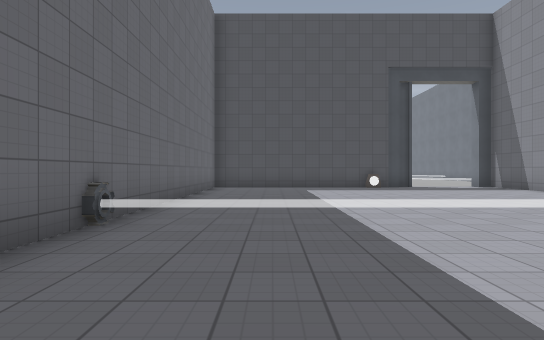
View 1 (above)

17 first-person views from a walk through a level from a Godot 3-D game. The camera is 1.3 m above the floor, looks level and sees 75° across. The floor is counted in squares, 2 m on a side. Each view is taken from the middle of a square. On the plan, view 1 faces up. The plan holds only what a view shows up to about 10 squares ahead; the rest is blank. The place goes on beyond the plan. Surface patterns are stand-ins for the level's own textures.

View 2
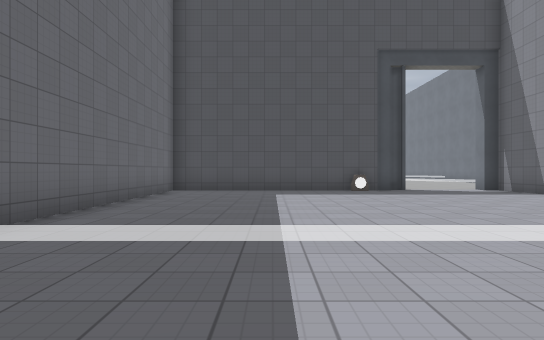

View 3
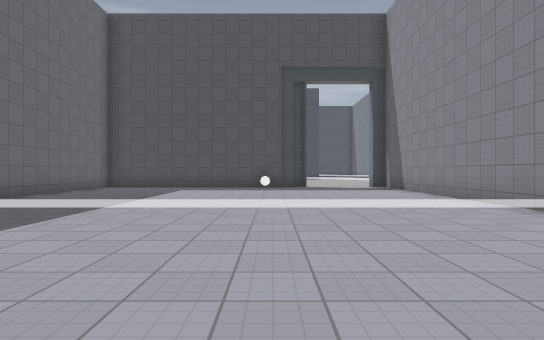

View 4
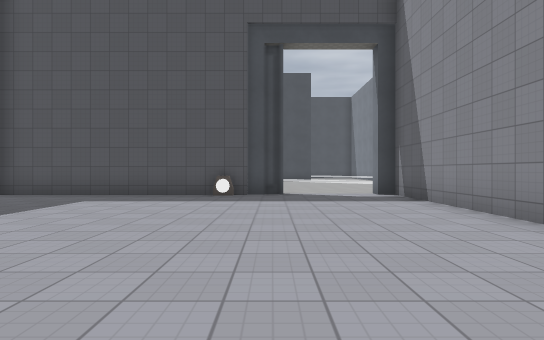

View 5
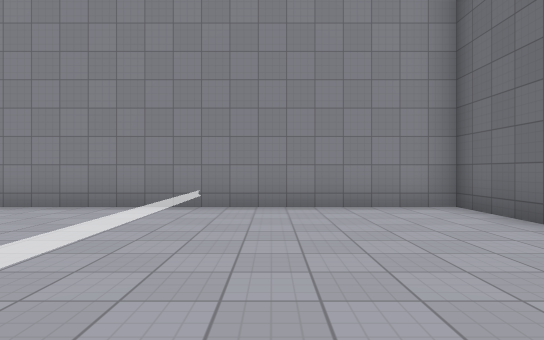

View 6
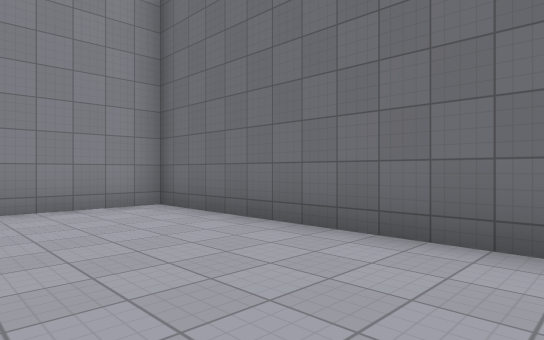

View 7
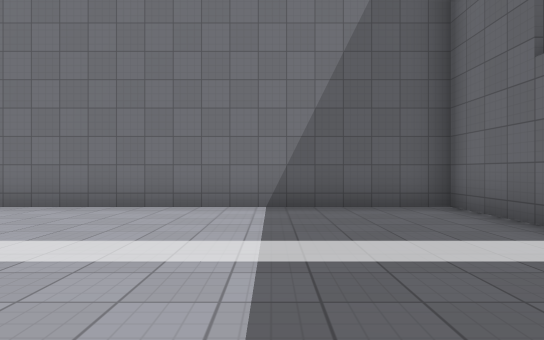

View 8
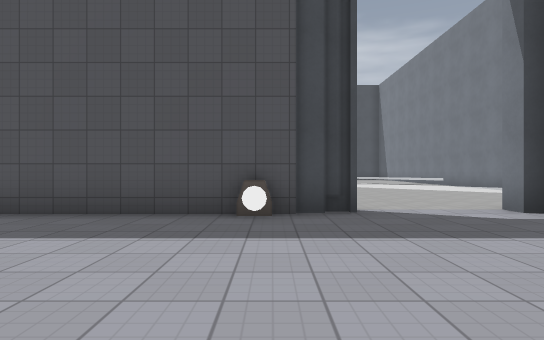

View 9
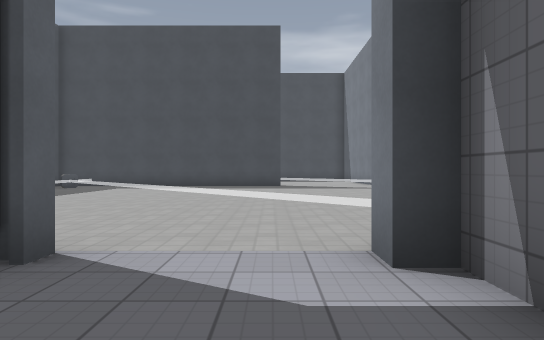

View 10
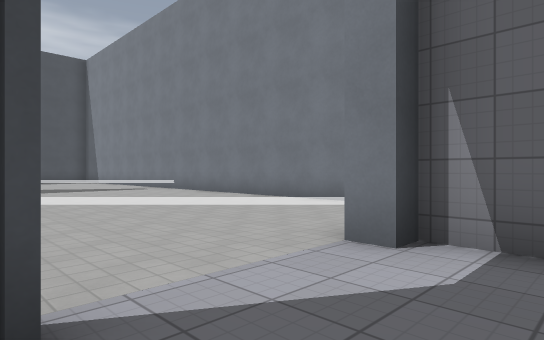

View 11
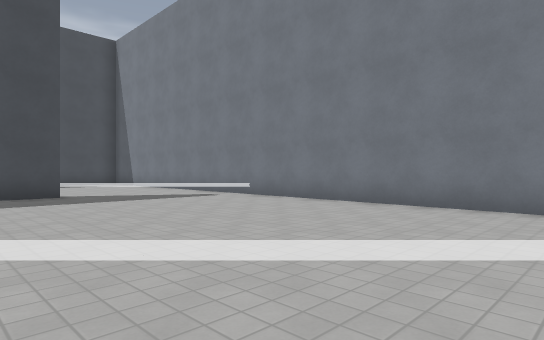

View 12
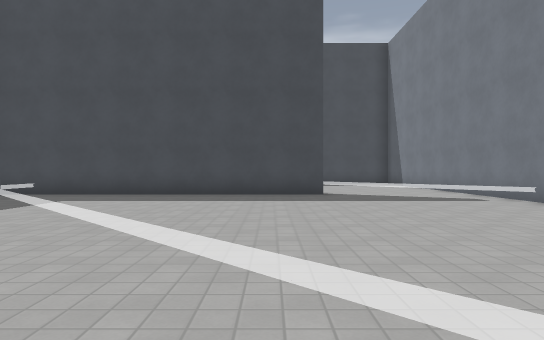

View 13
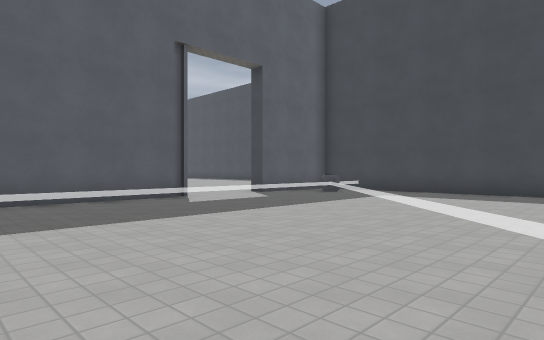

View 14
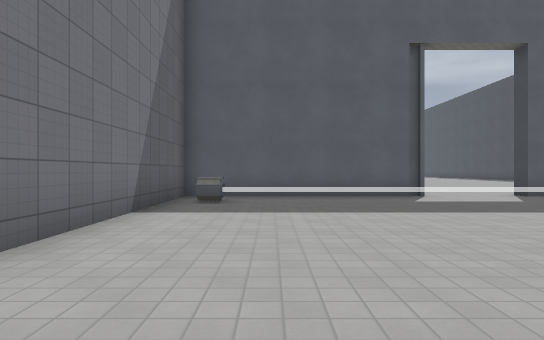

View 15
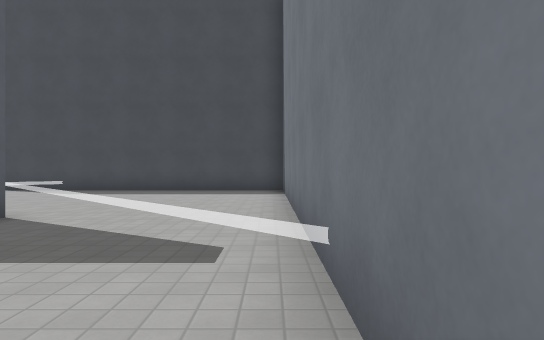

View 16
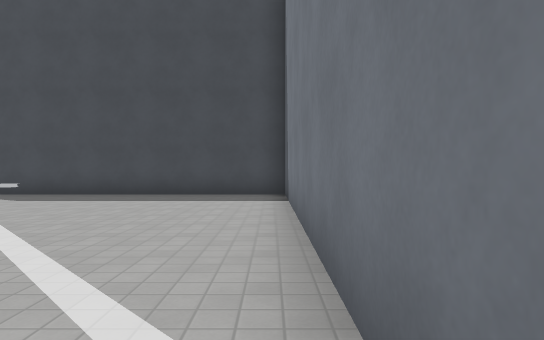

View 17
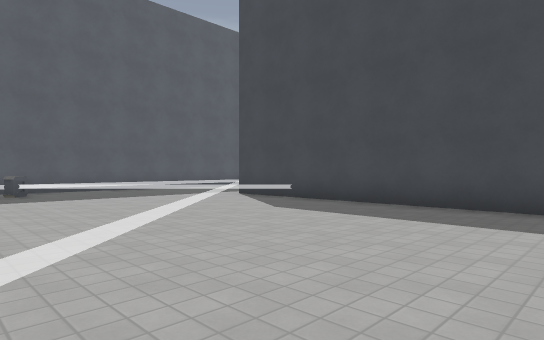

### Floor plan
Points are (right, up) in squares from view 1. A wall is a line through its corners. A room is listed if a view was taken in it or the views show most of it. See-through windows are left out.
Room 1 (views 1, 2, 3, 4, 5, 6, 7, 8, 9, 10)
walls: (4.9, 13.2) (-2.1, 13.2); (-2.1, 12) (-2.1, -0.3) (8.3, -0.3) (8.3, 13.2) (7.8, 13.2) (7.8, 13.9); (5.3, 13.9) (5.3, 13.4) (4.8, 13.4)
ways out: opening at (6, 13.8) to room 2
objects: other object (4, 13)
Room 2 (views 11, 12, 13, 14, 15, 16, 17)
walls: (7.4, 25.4) (-1.2, 25.4); (-1.6, 22.8) (-1.6, 22.3); (-1.6, 19.9) (-1.6, 13.9) (3.6, 13.9); (-1.6, 28.5) (-1.6, 27.5); (11.4, 16.1) (11.4, 31.9); (11.4, 32.4) (2.2, 32.4)
low walls: (-0.4, 27.9) (-0.1, 27.5); (0, 15.1) (0, 14.5)
ways out: opening at (6, 13.8) to room 1; opening at (-1.7, 21)

Where each view was taken, in squares from view 1:
view 1: 0 up, 0 right, facing up
view 2: 2 up, 1 right, facing up
view 3: 0 up, 4 right, facing up
view 4: 4 up, 5 right, facing up
view 5: 3 up, 2 right, facing right
view 6: 3 up, 2 right, facing down-right
view 7: 6 up, 1 right, facing down
view 8: 8 up, 4 right, facing up
view 9: 11 up, 7 right, facing up
view 10: 12 up, 5 right, facing up-right
view 11: 16 up, 5 right, facing up-right
view 12: 16 up, 6 right, facing up
view 13: 15 up, 6 right, facing up-left
view 14: 16 up, 7 right, facing left
view 15: 21 up, 11 right, facing up
view 16: 23 up, 11 right, facing up
view 17: 26 up, 10 right, facing up-left
